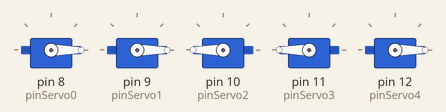
Simulated run of this sketch. Board: Arduino Uno, built with avr-gcc and run on an emulated ATmega328P. On the bench: 5 × servo.

Above: at 0.05 s.
At 1.5 s:
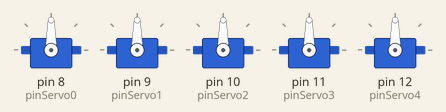
At 3.0 s:
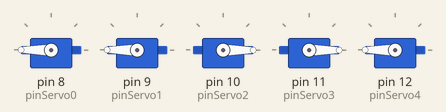
Timing chart, 0 to 6.9 s (numbered marks = the images above):
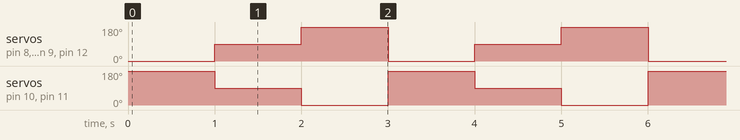

The sketch:

Servo.ino
```cpp
// Incluímos la librería para poder controlar el servo
#include <Servo.h>

// Declaramos la variable para controlar el servo
Servo pulgar;
Servo indice;
Servo medio;
Servo anular;
Servo menique;


const int pinServo0 = 8;
const int pinServo1 = 9;
const int pinServo2 = 10;
const int pinServo3 = 11;
const int pinServo4 = 12;
const int pulsoMin = 650;
const int pulsoMax = 2550;
int angulo;

void setup() {
  // Iniciamos el monitor serie para mostrar el resultado
  Serial.begin(9600);

  // Iniciamos el servo para que empiece a trabajar con el pin 9
  pulgar.attach(pinServo0, pulsoMin, pulsoMax);
  indice.attach(pinServo1, pulsoMin, pulsoMax);
  medio.attach(pinServo2, pulsoMin, pulsoMax);
  anular.attach(pinServo3, pulsoMin, pulsoMax);
  menique.attach(pinServo4, pulsoMin, pulsoMax);
}

void loop() {

  // Desplazamos a la posición 0º
  pulgar.write(0);
  indice.write(0);
  medio.write(180);
  anular.write(180);
  menique.write(0);
  // Esperamos 1 segundo
  delay(1000);

  // Desplazamos a la posición 90º
  pulgar.write(90);
  indice.write(90);
  medio.write(90);
  anular.write(90);
  menique.write(90);
  // Esperamos 1 segundo
  delay(1000);

  // Desplazamos a la posición 180º
  pulgar.write(180);
  indice.write(180);
  medio.write(0);
  anular.write(0);
  menique.write(180);
  // Esperamos 1 segundo
  delay(1000);
}
```

Measured:
- by itself, servo on pin 8 (pinServo0), servo on pin 9 (pinServo1), servo on pin 12 (pinServo4): repeats every 3.0 s: 180° 1.0 s, 0° 1.0 s, 90° 1.0 s
- by itself, servo on pin 10 (pinServo2), servo on pin 11 (pinServo3): repeats every 3.0 s: 0° 1.0 s, 180° 1.0 s, 90° 1.0 s
